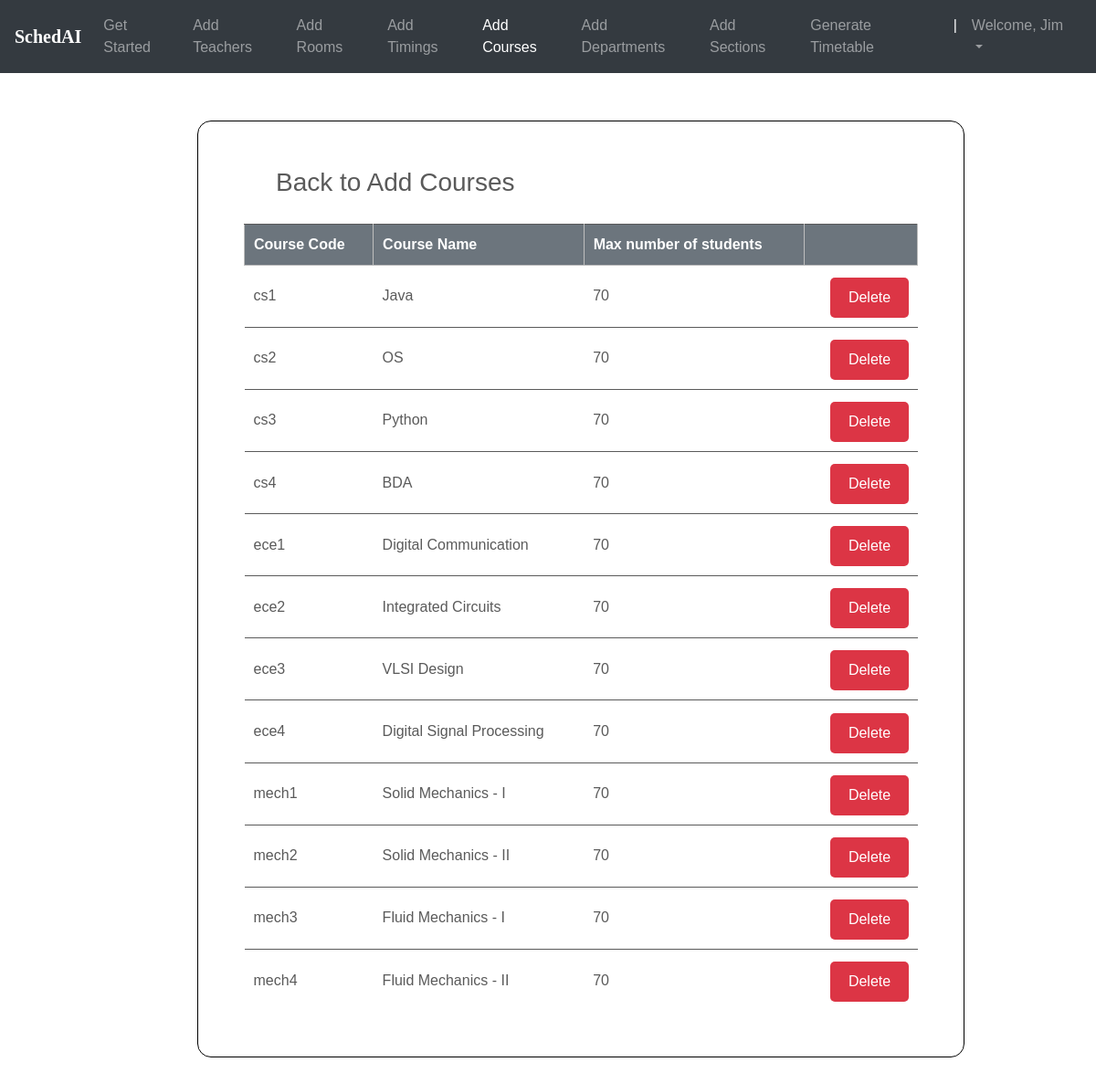
The app's page /courses_list/ (signed in) with its own data.
### ttgen/models.py (models this page shows, shortened)
class Course(models.Model):
    course_number = models.CharField(max_length=5, primary_key=True)
    course_name = models.CharField(max_length=40)
    max_numb_students = models.CharField(max_length=65)
    instructors = models.ManyToManyField(Instructor)

### ttgen/views.py (the view)
# urls.py: path('courses_list/', views.course_list_view, name='editcourse'),
@login_required
def course_list_view(request):
    context = {
        'courses': Course.objects.all()
    }
    return render(request, 'courseslist.html', context)

### templates/courseslist.html (shortened to what this page needs)
<!DOCTYPE html>
<html lang="en">
<head>
	<link rel="stylesheet" href="https://maxcdn.bootstrapcdn.com/bootstrap/4.0.0/css/bootstrap.min.css">
    <link rel="stylesheet" type="text/css" href="static/css/index.css">
</head>
<body>
        <header>
			<nav class="navbar navbar-expand-md navbar-dark fixed-top bg-dark">
                <a class="navbar-brand" href="#"><b>SchedAI</b></a>
                <div class="collapse navbar-collapse" id="navbarCollapse">
                    <ul class="navbar-nav ml-auto">
                    <li class="nav-item">
                        <a class="nav-link" href="{% url 'admindash' %}">Get Started</a>
                    </li>
                    <li class="nav-item">
                        <a class="nav-link" href="{% url 'addInstructors' %}">Add Teachers</a>
                    </li>
                    <li class="nav-item">
                        <a class="nav-link" href="{% url 'addRooms' %}">Add Rooms</a>
                    </li>
                    <li class="nav-item">
		                <a class="nav-link" href="{% url 'addTimings' %}">Add Timings</a>
		            </li>
                    <li class="nav-item active">
                        <a class="nav-link" href="{% url 'addCourses' %}">Add Courses</a>
                    </li>
                    <li class="nav-item">
			            <a class="nav-link" href="{% url 'addDepts' %}">Add Departments</a>
		            </li>
                    <li class="nav-item">
			            <a class="nav-link" href="{% url 'addSections' %}">Add Sections</a>
		            </li>
                    <li class="nav-item">
			            <a class="nav-link" href="{% url 'generate' %}">Generate Timetable</a>
		            </li>
                    <li class="nav-item active">
			            <a class="nav-link">|</a>
		            </li>
                    <li class="nav-item dropdown">
		                <a class="nav-link dropdown-toggle" href="#" id="dropdown03" data-toggle="dropdown" aria-haspopup="true" aria-expanded="false">Welcome, {{ user.first_name }}</a>
		            </li>
                    </ul>
                </div>
            </nav>
        </header>
        <br><br>
    {% block content %}
{% load static %}
<fieldset class="fieldset">
    <a href="{% url 'addCourses'%}"><h1 class="tablink" onclick="openPage('new')" id="defaultOpen">Back to Add Courses</h1></a>
    <div class="tabcontent" id="edit">
        <table class="table1">
            <thead>
            <tr class="table-headers">
            <th>Course Code</th>
            <th>Course Name</th>
            <th>Max number of students</th>
            <th  class="empty"></th>
            </tr>
            </thead>
            <tbody>
            {% for crs in courses %}
            <tr>
             <td>{{crs.course_number}}</td>
             <td>{{crs.course_name}}</td>
             <td>{{crs.max_numb_students}}</td>
             <td class="empty">
                <form action="{% url 'deletecourse' crs.course_number %}" method="post">
                        <input type="submit" value="Delete" class="cross">
                </form>
             </td>
             </tr>
            {% endfor %}
            </tbody>
        </table>
    </div>
</fieldset>
{% endblock %}

### static/css/index.css (style rules this page uses)
body { padding-top: 3rem; padding-bottom: 3rem; color: #5a5a5a; font-family: 'Poppins', sans-serif; overflow-x: hidden; }
nav { font-family: sans-serif; }
.navbar-brand { font-size: 20px; font-family: Georgia, 'Times New Roman', Times, serif; }

### templates/courseslist.html (style rules this page uses)
nav { font-family: sans-serif; }
.navbar-brand { font-size: 20px; font-family: Georgia, 'Times New Roman', Times, serif; }
* { margin: 0; padding: 0; box-sizing: border-box; }
html { scroll-behavior: smooth; }
a { text-decoration:none; }
form { margin-top: 3%; margin-left: 18%; margin-right: 12%; }
fieldset h1 { color: #5a5a5a; padding-bottom: 20px; margin-left: 35px; display: inline-block; cursor: pointer; font-size: 28px; }
fieldset input { padding:8px; color: #938c8c }
.table2 td, th { border: 1px solid rgb(190,190,190); padding: 10px 20px; }
.table1 { width: 100%; border-collapse: collapse; text-align: left; overflow: hidden; }
.table1 td, th { border-top: 1px solid #5a5a5a; padding: 10px; }
.table1 th { background-color: #6c757d; color: #fff; }
.cross { font-size:16px; color: #fff; cursor: pointer; border: none; background-color: #dc3545; border-radius: 5px; padding: 10px 20px; }
.fieldset { margin-top: 3%; margin-left: 18%; margin-right: 12%; padding: 50px; background-color: #fff; border: 1px solid black; border-radius: 15px; }

### records on screen
Course: course_number "cs1", course_name "Java", max_numb_students "70"
Course: course_number "cs2", course_name "OS", max_numb_students "70"
Course: course_number "cs3", course_name "Python", max_numb_students "70"
Course: course_number "cs4", course_name "BDA", max_numb_students "70"
Course: course_number "ece1", course_name "Digital Communication", max_numb_students "70"
Course: course_number "ece2", course_name "Integrated Circuits", max_numb_students "70"
Course: course_number "ece3", course_name "VLSI Design", max_numb_students "70"
Course: course_number "ece4", course_name "Digital Signal Processing", max_numb_students "70"
Course: course_number "mech1", course_name "Solid Mechanics - I", max_numb_students "70"
Course: course_number "mech2", course_name "Solid Mechanics - II", max_numb_students "70"
Course: course_number "mech3", course_name "Fluid Mechanics - I", max_numb_students "70"
Course: course_number "mech4", course_name "Fluid Mechanics - II", max_numb_students "70"

### other values on screen
{{ user.first_name }} "Jim"
